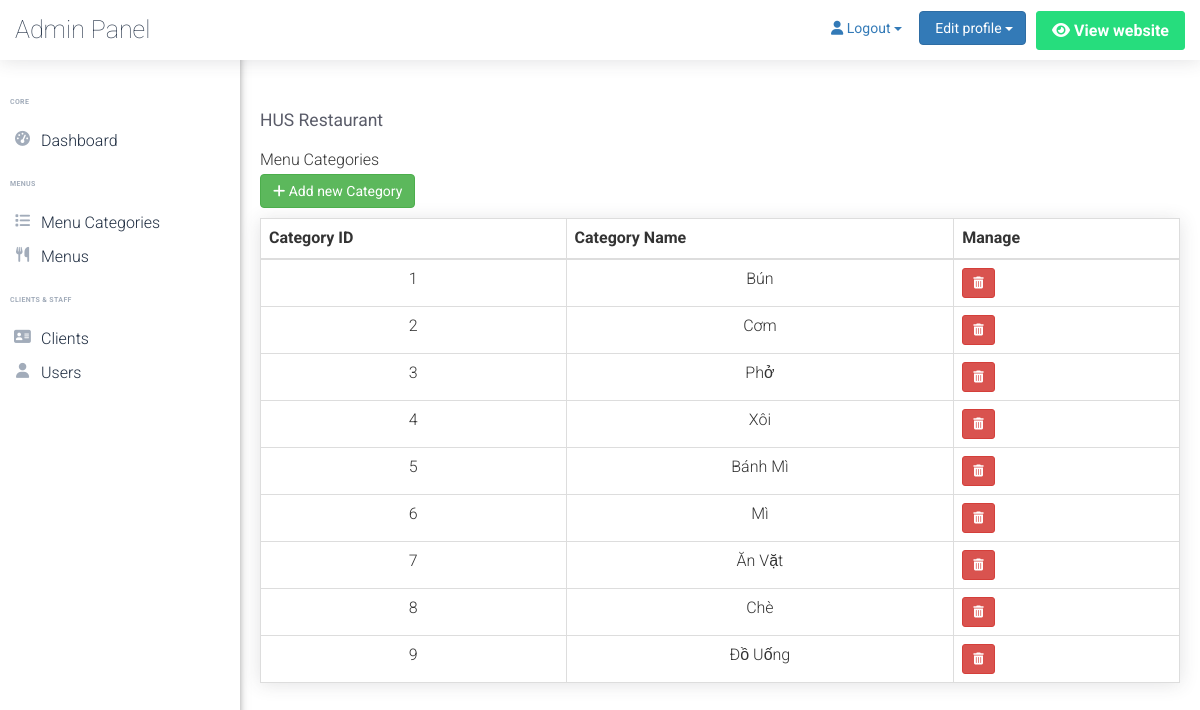
Screenshot of /admin/menu_categories.php (signed in) with the database file from the repository.
### tables this page shows
CREATE TABLE `menu_categories` (
  `category_id` int(3) NOT NULL,
  `category_name` varchar(50) NOT NULL
);

### admin/menu_categories.php (the view, shortened to what this page needs)
<?php
include '../common/connect.php';
include '../common/functions.php';
include 'Includes/templates/header.php';
include 'Includes/templates/navbar.php';
$pageTitle = 'Menu Categories';
if (isset($_SESSION['username']) && isset($_SESSION['password'])) {
    $do = '';
    if (isset($_GET['do'])) {
        $do = $_GET['do'];
        echo $do;
    } else {
        $do = "Manage";
    }
?>
    <?php
    $query = $conn->query("SELECT * FROM menu_categories");
    $menu_categories = $query->fetch_all(MYSQLI_ASSOC);
    if ($do == "Manage") {
    ?>
        <div class="card">
            <div class="card-header">
                <?php echo $pageTitle; ?>
            </div>
            <div class="card-body">
                <div class="above-table" style="margin-bottom: 1rem!important;">
                    <a href="menu_categories.php?do=Add" class="btn btn-success">
                        <i class="fa fa-plus"></i>
                        <span>Add new Category</span>
                    </a>
                </div>
                <table class="table table-bordered categories-table">
                    <thead>
                        <tr>
                            <th scope="col">Category ID</th>
                            <th scope="col">Category Name</th>
                            <th scope="col">Manage</th>
                        </tr>
                    </thead>
                    <tbody>
                        <?php
                        foreach ($menu_categories as $category) {
                            echo "<tr>";
                            echo "<td>";
                            echo $category['category_id'];
                            echo "</td>";
                            echo "<td style = 'text-transform:capitalize'>";
                            echo $category['category_name'];
                            echo "</td>";
                            echo "<td>";
                            $delete_data = $category["category_id"];
                        ?>
                            <ul class="list-inline m-0">
                                <li class="list-inline-item" data-toggle="tooltip" title="Delete">
                                    <button class="btn btn-danger btn-sm rounded-0">
                                    <a href="actions/delete_categories.php?category_id=<?php echo $delete_data;?>" style="color: white;">
                                        <i class="fa fa-trash"></i>
                                    </a>
                                    </button>
                                </li>
                            </ul>
                        <?php
                            echo "</td>";
                            echo "</tr>";
                        }
                        ?>
                    </tbody>
                </table>
            </div>
        </div>
    <?php }
        ?>
<?php
    include 'Includes/templates/footer.php';
} else {
    header('Location: index.php');
    exit();
}
?>

### admin/self/main.css (style rules this page uses)
a, a:hover { text-decoration: none !important; }
ul { display: block; list-style: none; padding: 0; margin: 0; }
html { scroll-behavior: smooth; }
body { font-family: 'Roboto', sans-serif; font-size: 16px; line-height: 28px; font-weight: 300; }
.list-inline { display: flex; }

### admin/menu_categories.php (style rules this page uses)
.categories-table { -webkit-box-shadow: 0 .15rem 1.75rem 0 rgba(58, 59, 69, .15) !important; box-shadow: 0 .15rem 1.75rem 0 rgba(58, 59, 69, .15) !important; text-align: center; vertical-align: middle; }

### rows the page displays
menu_categories: category_id "1", category_name "Bún"
menu_categories: category_id "2", category_name "Cơm"
menu_categories: category_id "3", category_name "Phở"
menu_categories: category_id "4", category_name "Xôi"
menu_categories: category_id "5", category_name "Bánh Mì"
menu_categories: category_id "6", category_name "Mì"
menu_categories: category_id "7", category_name "Ăn Vặt"
menu_categories: category_id "8", category_name "Chè"
menu_categories: category_id "9", category_name "Đồ Uống"

### other values shown
$pageTitle "Menu Categories"
